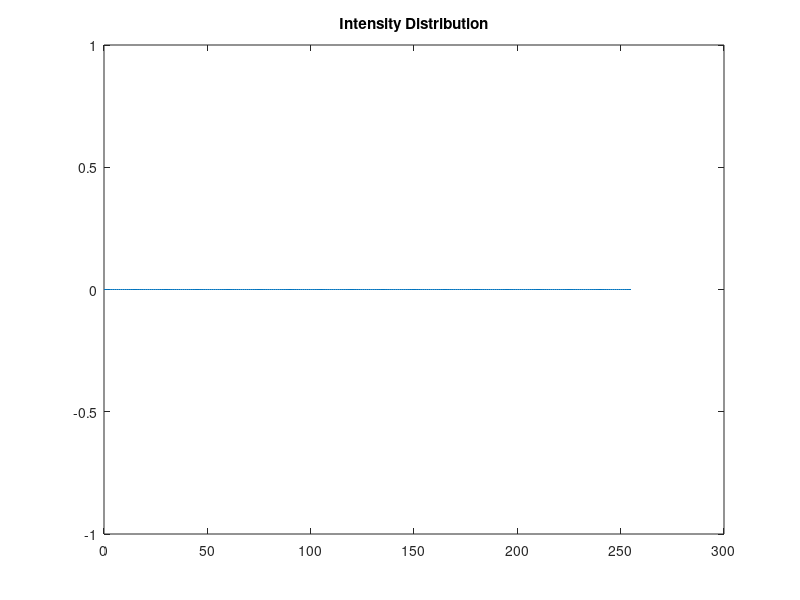
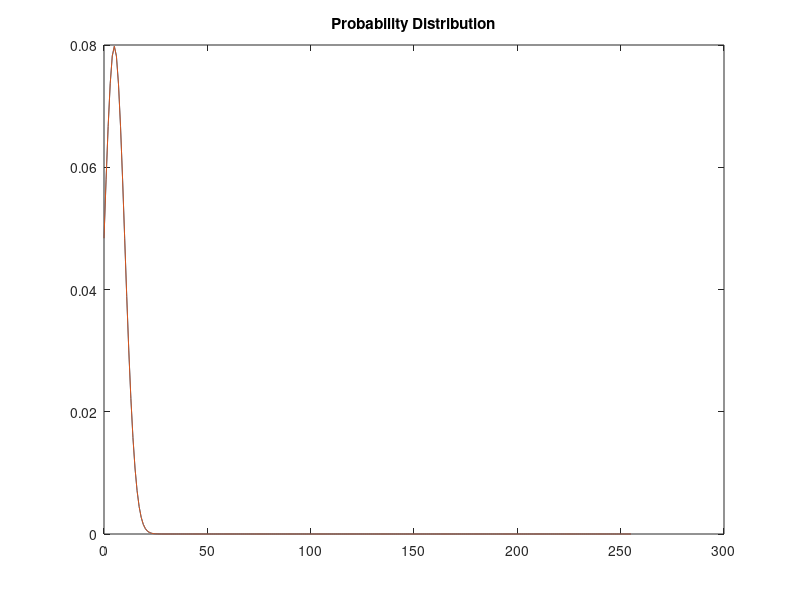

MATLAB code for these plots, in order:
function [MuO,SigO2,MuB,SigB2] = Find_Stats()
global X N;

X = round(X);
% Build intensity histogram
x_hist = [0:1:255];
dist = zeros(1,256);
for i=1:N
    for j=1:N
        dist(X(i,j)+1) = dist(X(i,j)+1)+1;
    end
end

figure(2); %--------------------------------------------------------------------
plot(x_hist,dist);
title('Intensity Distribution');

% Get Statistical constants from user
MuO = input('Enter mean value for Object: ');
SigO = input('Enter approximate value for Objects deviation: ');
MuB = input('Enter mean value for Background: ');
SigB = input('Enter approximate value for Backgrounds deviation: ');

% Display Distributions for users review
SigO2 = SigO^2;
SigB2 = SigB^2;

PO = (1/sqrt(2*pi*SigO2))*exp(-(x_hist-MuO).^2/(2*SigO2));
PB = (1/sqrt(2*pi*SigB2))*exp(-(x_hist-MuB).^2/(2*SigB2));

%Probability distribution curve
figure(3); %--------------------------------------------------------------------
plot(x_hist,PO,x_hist,PB)
title('Probability Distribution');